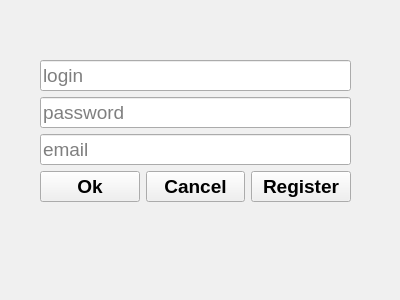
<?xml version="1.0" encoding="UTF-8"?>
<ui version="4.0">
 <class>auth_reg</class>
 <widget class="QWidget" name="auth_reg">
  <property name="geometry">
   <rect>
    <x>0</x>
    <y>0</y>
    <width>400</width>
    <height>300</height>
   </rect>
  </property>
  <property name="palette">
   <palette>
    <active>
     <colorrole role="WindowText">
      <brush brushstyle="SolidPattern">
       <color alpha="255">
        <red>5</red>
        <green>88</green>
        <blue>10</blue>
       </color>
      </brush>
     </colorrole>
     <colorrole role="Button">
      <brush brushstyle="SolidPattern">
       <color alpha="255">
        <red>130</red>
        <green>240</green>
        <blue>83</blue>
       </color>
      </brush>
     </colorrole>
     <colorrole role="Light">
      <brush brushstyle="SolidPattern">
       <color alpha="255">
        <red>255</red>
        <green>255</green>
        <blue>255</blue>
       </color>
      </brush>
     </colorrole>
     <colorrole role="Midlight">
      <brush brushstyle="SolidPattern">
       <color alpha="255">
        <red>226</red>
        <green>247</green>
        <blue>211</blue>
       </color>
      </brush>
     </colorrole>
     <colorrole role="Dark">
      <brush brushstyle="SolidPattern">
       <color alpha="255">
        <red>125</red>
        <green>179</green>
        <blue>74</blue>
       </color>
      </brush>
     </colorrole>
     <colorrole role="Mid">
      <brush brushstyle="SolidPattern">
       <color alpha="255">
        <red>131</red>
        <green>160</green>
        <blue>112</blue>
       </color>
      </brush>
     </colorrole>
     <colorrole role="Text">
      <brush brushstyle="SolidPattern">
       <color alpha="255">
        <red>5</red>
        <green>88</green>
        <blue>10</blue>
       </color>
      </brush>
     </colorrole>
     <colorrole role="BrightText">
      <brush brushstyle="SolidPattern">
       <color alpha="255">
        <red>255</red>
        <green>255</green>
        <blue>255</blue>
       </color>
      </brush>
     </colorrole>
     <colorrole role="ButtonText">
      <brush brushstyle="SolidPattern">
       <color alpha="255">
        <red>5</red>
        <green>88</green>
        <blue>10</blue>
       </color>
      </brush>
     </colorrole>
     <colorrole role="Base">
      <brush brushstyle="SolidPattern">
       <color alpha="255">
        <red>255</red>
        <green>255</green>
        <blue>255</blue>
       </color>
      </brush>
     </colorrole>
     <colorrole role="Window">
      <brush brushstyle="SolidPattern">
       <color alpha="255">
        <red>232</red>
        <green>248</green>
        <blue>220</blue>
       </color>
      </brush>
     </colorrole>
     <colorrole role="Shadow">
      <brush brushstyle="SolidPattern">
       <color alpha="255">
        <red>64</red>
        <green>108</green>
        <blue>45</blue>
       </color>
      </brush>
     </colorrole>
     <colorrole role="Highlight">
      <brush brushstyle="SolidPattern">
       <color alpha="255">
        <red>66</red>
        <green>211</green>
        <blue>4</blue>
       </color>
      </brush>
     </colorrole>
     <colorrole role="HighlightedText">
      <brush brushstyle="SolidPattern">
       <color alpha="255">
        <red>255</red>
        <green>255</green>
        <blue>255</blue>
       </color>
      </brush>
     </colorrole>
     <colorrole role="Link">
      <brush brushstyle="SolidPattern">
       <color alpha="255">
        <red>107</red>
        <green>255</green>
        <blue>8</blue>
       </color>
      </brush>
     </colorrole>
     <colorrole role="LinkVisited">
      <brush brushstyle="SolidPattern">
       <color alpha="255">
        <red>51</red>
        <green>144</green>
        <blue>1</blue>
       </color>
      </brush>
     </colorrole>
     <colorrole role="AlternateBase">
      <brush brushstyle="SolidPattern">
       <color alpha="255">
        <red>226</red>
        <green>247</green>
        <blue>211</blue>
       </color>
      </brush>
     </colorrole>
     <colorrole role="NoRole">
      <brush brushstyle="SolidPattern">
       <color alpha="255">
        <red>0</red>
        <green>0</green>
        <blue>0</blue>
       </color>
      </brush>
     </colorrole>
     <colorrole role="ToolTipBase">
      <brush brushstyle="SolidPattern">
       <color alpha="255">
        <red>255</red>
        <green>255</green>
        <blue>220</blue>
       </color>
      </brush>
     </colorrole>
     <colorrole role="ToolTipText">
      <brush brushstyle="SolidPattern">
       <color alpha="255">
        <red>5</red>
        <green>88</green>
        <blue>10</blue>
       </color>
      </brush>
     </colorrole>
     <colorrole role="PlaceholderText">
      <brush brushstyle="SolidPattern">
       <color alpha="128">
        <red>18</red>
        <green>141</green>
        <blue>16</blue>
       </color>
      </brush>
     </colorrole>
    </active>
    <inactive>
     <colorrole role="WindowText">
      <brush brushstyle="SolidPattern">
       <color alpha="255">
        <red>0</red>
        <green>0</green>
        <blue>0</blue>
       </color>
      </brush>
     </colorrole>
     <colorrole role="Button">
      <brush brushstyle="SolidPattern">
       <color alpha="255">
        <red>240</red>
        <green>240</green>
        <blue>240</blue>
       </color>
      </brush>
     </colorrole>
     <colorrole role="Light">
      <brush brushstyle="SolidPattern">
       <color alpha="255">
        <red>255</red>
        <green>255</green>
        <blue>255</blue>
       </color>
      </brush>
     </colorrole>
     <colorrole role="Midlight">
      <brush brushstyle="SolidPattern">
       <color alpha="255">
        <red>227</red>
        <green>227</green>
        <blue>227</blue>
       </color>
      </brush>
     </colorrole>
     <colorrole role="Dark">
      <brush brushstyle="SolidPattern">
       <color alpha="255">
        <red>160</red>
        <green>160</green>
        <blue>160</blue>
       </color>
      </brush>
     </colorrole>
     <colorrole role="Mid">
      <brush brushstyle="SolidPattern">
       <color alpha="255">
        <red>160</red>
        <green>160</green>
        <blue>160</blue>
       </color>
      </brush>
     </colorrole>
     <colorrole role="Text">
      <brush brushstyle="SolidPattern">
       <color alpha="255">
        <red>0</red>
        <green>0</green>
        <blue>0</blue>
       </color>
      </brush>
     </colorrole>
     <colorrole role="BrightText">
      <brush brushstyle="SolidPattern">
       <color alpha="255">
        <red>255</red>
        <green>255</green>
        <blue>255</blue>
       </color>
      </brush>
     </colorrole>
     <colorrole role="ButtonText">
      <brush brushstyle="SolidPattern">
       <color alpha="255">
        <red>0</red>
        <green>0</green>
        <blue>0</blue>
       </color>
      </brush>
     </colorrole>
     <colorrole role="Base">
      <brush brushstyle="SolidPattern">
       <color alpha="255">
        <red>255</red>
        <green>255</green>
        <blue>255</blue>
       </color>
      </brush>
     </colorrole>
     <colorrole role="Window">
      <brush brushstyle="SolidPattern">
       <color alpha="255">
        <red>240</red>
        <green>240</green>
        <blue>240</blue>
       </color>
      </brush>
     </colorrole>
     <colorrole role="Shadow">
      <brush brushstyle="SolidPattern">
       <color alpha="255">
        <red>105</red>
        <green>105</green>
        <blue>105</blue>
       </color>
      </brush>
     </colorrole>
     <colorrole role="Highlight">
      <brush brushstyle="SolidPattern">
       <color alpha="255">
        <red>240</red>
        <green>240</green>
        <blue>240</blue>
       </color>
      </brush>
     </colorrole>
     <colorrole role="HighlightedText">
      <brush brushstyle="SolidPattern">
       <color alpha="255">
        <red>0</red>
        <green>0</green>
        <blue>0</blue>
       </color>
      </brush>
     </colorrole>
     <colorrole role="Link">
      <brush brushstyle="SolidPattern">
       <color alpha="255">
        <red>0</red>
        <green>0</green>
        <blue>255</blue>
       </color>
      </brush>
     </colorrole>
     <colorrole role="LinkVisited">
      <brush brushstyle="SolidPattern">
       <color alpha="255">
        <red>255</red>
        <green>0</green>
        <blue>255</blue>
       </color>
      </brush>
     </colorrole>
     <colorrole role="AlternateBase">
      <brush brushstyle="SolidPattern">
       <color alpha="255">
        <red>245</red>
        <green>245</green>
        <blue>245</blue>
       </color>
      </brush>
     </colorrole>
     <colorrole role="NoRole">
      <brush brushstyle="NoBrush">
       <color alpha="255">
        <red>0</red>
        <green>0</green>
        <blue>0</blue>
       </color>
      </brush>
     </colorrole>
     <colorrole role="ToolTipBase">
      <brush brushstyle="SolidPattern">
       <color alpha="255">
        <red>255</red>
        <green>255</green>
        <blue>220</blue>
       </color>
      </brush>
     </colorrole>
     <colorrole role="ToolTipText">
      <brush brushstyle="SolidPattern">
       <color alpha="255">
        <red>0</red>
        <green>0</green>
        <blue>0</blue>
       </color>
      </brush>
     </colorrole>
     <colorrole role="PlaceholderText">
      <brush brushstyle="SolidPattern">
       <color alpha="128">
        <red>0</red>
        <green>0</green>
        <blue>0</blue>
       </color>
      </brush>
     </colorrole>
    </inactive>
    <disabled>
     <colorrole role="WindowText">
      <brush brushstyle="SolidPattern">
       <color alpha="255">
        <red>125</red>
        <green>179</green>
        <blue>74</blue>
       </color>
      </brush>
     </colorrole>
     <colorrole role="Button">
      <brush brushstyle="SolidPattern">
       <color alpha="255">
        <red>130</red>
        <green>240</green>
        <blue>83</blue>
       </color>
      </brush>
     </colorrole>
     <colorrole role="Light">
      <brush brushstyle="SolidPattern">
       <color alpha="255">
        <red>255</red>
        <green>255</green>
        <blue>255</blue>
       </color>
      </brush>
     </colorrole>
     <colorrole role="Midlight">
      <brush brushstyle="SolidPattern">
       <color alpha="255">
        <red>226</red>
        <green>247</green>
        <blue>211</blue>
       </color>
      </brush>
     </colorrole>
     <colorrole role="Dark">
      <brush brushstyle="SolidPattern">
       <color alpha="255">
        <red>125</red>
        <green>179</green>
        <blue>74</blue>
       </color>
      </brush>
     </colorrole>
     <colorrole role="Mid">
      <brush brushstyle="SolidPattern">
       <color alpha="255">
        <red>131</red>
        <green>160</green>
        <blue>112</blue>
       </color>
      </brush>
     </colorrole>
     <colorrole role="Text">
      <brush brushstyle="SolidPattern">
       <color alpha="255">
        <red>0</red>
        <green>0</green>
        <blue>0</blue>
       </color>
      </brush>
     </colorrole>
     <colorrole role="BrightText">
      <brush brushstyle="SolidPattern">
       <color alpha="255">
        <red>255</red>
        <green>255</green>
        <blue>255</blue>
       </color>
      </brush>
     </colorrole>
     <colorrole role="ButtonText">
      <brush brushstyle="SolidPattern">
       <color alpha="255">
        <red>125</red>
        <green>179</green>
        <blue>74</blue>
       </color>
      </brush>
     </colorrole>
     <colorrole role="Base">
      <brush brushstyle="SolidPattern">
       <color alpha="255">
        <red>223</red>
        <green>248</green>
        <blue>204</blue>
       </color>
      </brush>
     </colorrole>
     <colorrole role="Window">
      <brush brushstyle="SolidPattern">
       <color alpha="255">
        <red>223</red>
        <green>248</green>
        <blue>204</blue>
       </color>
      </brush>
     </colorrole>
     <colorrole role="Shadow">
      <brush brushstyle="SolidPattern">
       <color alpha="255">
        <red>0</red>
        <green>0</green>
        <blue>0</blue>
       </color>
      </brush>
     </colorrole>
     <colorrole role="Highlight">
      <brush brushstyle="SolidPattern">
       <color alpha="255">
        <red>0</red>
        <green>120</green>
        <blue>215</blue>
       </color>
      </brush>
     </colorrole>
     <colorrole role="HighlightedText">
      <brush brushstyle="SolidPattern">
       <color alpha="255">
        <red>255</red>
        <green>255</green>
        <blue>255</blue>
       </color>
      </brush>
     </colorrole>
     <colorrole role="Link">
      <brush brushstyle="SolidPattern">
       <color alpha="255">
        <red>0</red>
        <green>0</green>
        <blue>255</blue>
       </color>
      </brush>
     </colorrole>
     <colorrole role="LinkVisited">
      <brush brushstyle="SolidPattern">
       <color alpha="255">
        <red>255</red>
        <green>0</green>
        <blue>255</blue>
       </color>
      </brush>
     </colorrole>
     <colorrole role="AlternateBase">
      <brush brushstyle="SolidPattern">
       <color alpha="255">
        <red>245</red>
        <green>245</green>
        <blue>245</blue>
       </color>
      </brush>
     </colorrole>
     <colorrole role="NoRole">
      <brush brushstyle="NoBrush">
       <color alpha="255">
        <red>0</red>
        <green>0</green>
        <blue>0</blue>
       </color>
      </brush>
     </colorrole>
     <colorrole role="ToolTipBase">
      <brush brushstyle="SolidPattern">
       <color alpha="255">
        <red>255</red>
        <green>255</green>
        <blue>220</blue>
       </color>
      </brush>
     </colorrole>
     <colorrole role="ToolTipText">
      <brush brushstyle="SolidPattern">
       <color alpha="255">
        <red>0</red>
        <green>0</green>
        <blue>0</blue>
       </color>
      </brush>
     </colorrole>
     <colorrole role="PlaceholderText">
      <brush brushstyle="SolidPattern">
       <color alpha="128">
        <red>0</red>
        <green>0</green>
        <blue>0</blue>
       </color>
      </brush>
     </colorrole>
    </disabled>
   </palette>
  </property>
  <property name="windowTitle">
   <string>Form</string>
  </property>
  <widget class="QWidget" name="layoutWidget">
   <property name="geometry">
    <rect>
     <x>40</x>
     <y>60</y>
     <width>311</width>
     <height>221</height>
    </rect>
   </property>
   <layout class="QVBoxLayout" name="verticalLayout_2">
    <item>
     <layout class="QVBoxLayout" name="verticalLayout">
      <item>
       <widget class="QLineEdit" name="lineEd_log">
        <property name="font">
         <font>
          <pointsize>14</pointsize>
         </font>
        </property>
        <property name="text">
         <string/>
        </property>
        <property name="placeholderText">
         <string>login</string>
        </property>
       </widget>
      </item>
      <item>
       <widget class="QLineEdit" name="lineEd_pass">
        <property name="font">
         <font>
          <pointsize>14</pointsize>
         </font>
        </property>
        <property name="text">
         <string/>
        </property>
        <property name="echoMode">
         <enum>QLineEdit::Password</enum>
        </property>
        <property name="placeholderText">
         <string>password</string>
        </property>
       </widget>
      </item>
      <item>
       <widget class="QLineEdit" name="lineEdit_email">
        <property name="font">
         <font>
          <pointsize>14</pointsize>
          <bold>false</bold>
         </font>
        </property>
        <property name="text">
         <string/>
        </property>
        <property name="placeholderText">
         <string>email</string>
        </property>
       </widget>
      </item>
      <item>
       <layout class="QHBoxLayout" name="horizontalLayout">
        <item>
         <widget class="QPushButton" name="pushBut_ok">
          <property name="font">
           <font>
            <pointsize>14</pointsize>
            <bold>true</bold>
           </font>
          </property>
          <property name="text">
           <string>Ok</string>
          </property>
         </widget>
        </item>
        <item>
         <widget class="QPushButton" name="pushBut_can">
          <property name="font">
           <font>
            <pointsize>14</pointsize>
            <bold>true</bold>
           </font>
          </property>
          <property name="text">
           <string>Cancel</string>
          </property>
         </widget>
        </item>
        <item>
         <widget class="QPushButton" name="pushBut_reg">
          <property name="font">
           <font>
            <pointsize>14</pointsize>
            <bold>true</bold>
           </font>
          </property>
          <property name="text">
           <string>Register</string>
          </property>
         </widget>
        </item>
       </layout>
      </item>
     </layout>
    </item>
    <item>
     <widget class="QLabel" name="label_status">
      <property name="font">
       <font>
        <pointsize>10</pointsize>
        <italic>true</italic>
        <bold>true</bold>
        <stylestrategy>PreferDefault</stylestrategy>
       </font>
      </property>
      <property name="layoutDirection">
       <enum>Qt::LeftToRight</enum>
      </property>
      <property name="text">
       <string/>
      </property>
      <property name="alignment">
       <set>Qt::AlignCenter</set>
      </property>
     </widget>
    </item>
   </layout>
  </widget>
 </widget>
 <resources/>
 <connections/>
</ui>
